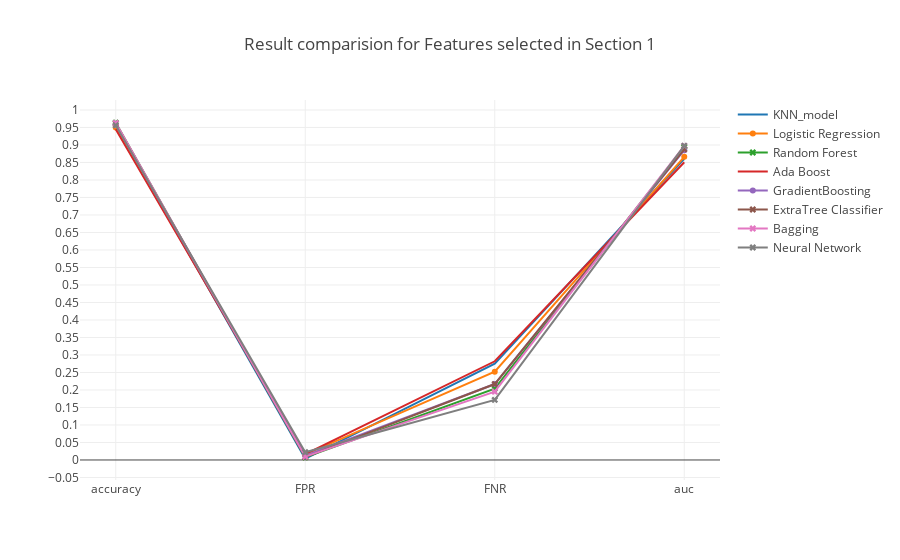

Notebook code cell kept with this figure:
### Markdown cell above
### <a id='1.A' style="text-decoration : none; color : #000000;"> A Results</a>

### Code cell
trace0 = go.Scatter(x=table_80_50_test.iloc[0].index.values[[0,5,6,7]],
                    y=table_80_50_test.iloc[0].values[[0,5,6,7]],
                    mode = 'lines',
                    name = 'KNN_model')

trace1 = go.Scatter(x=table_80_50_test.iloc[1].index.values[[0,5,6,7]],
                    y=table_80_50_test.iloc[1].values[[0,5,6,7]],
                    mode = 'lines+markers',
                    name = 'Logistic Regression')

trace2 = go.Scatter(x=table_80_50_test.iloc[2].index.values[[0,5,6,7]],
                    y=table_80_50_test.iloc[2].values[[0,5,6,7]],
                    mode = 'lines+markers',marker=dict(symbol='x'),
                    name = 'Random Forest')


trace3 = go.Scatter(x=table_80_50_test.iloc[3].index.values[[0,5,6,7]],
                    y=table_80_50_test.iloc[3].values[[0,5,6,7]],
                    mode = 'lines',
                    name = 'Ada Boost')

trace4 = go.Scatter(x=table_80_50_test.iloc[4].index.values[[0,5,6,7]],
                    y=table_80_50_test.iloc[4].values[[0,5,6,7]],
                    mode = 'lines+markers',
                    name = 'GradientBoosting')

trace5 = go.Scatter(x=table_80_50_test.iloc[5].index.values[[0,5,6,7]],
                    y=table_80_50_test.iloc[5].values[[0,5,6,7]],
                    mode = 'lines+markers',marker=dict(symbol='x'),
                    name = 'ExtraTree Classifier')

trace6 = go.Scatter(x=table_80_50_test.iloc[6].index.values[[0,5,6,7]],
                    y=table_80_50_test.iloc[6].values[[0,5,6,7]],
                    mode = 'lines+markers',marker=dict(symbol='x'),
                    name = 'Bagging')

trace7 = go.Scatter(x=table_80_50_test.iloc[7].index.values[[0,5,6,7]],
                    y=table_80_50_test.iloc[7].values[[0,5,6,7]],
                    mode = 'lines+markers',marker=dict(symbol='x'),
                    name = 'Neural Network')



data = [trace0, trace1, trace2, trace3, trace4, trace5, trace6, trace7]
layout = go.Layout(yaxis=dict(tick0=0,dtick=0.05),title='Result comparision for Features selected in Section 1')
fig = go.Figure(data=data, layout=layout)

iplot(fig, filename='Result')

### Figure 1 — Plotly figure (JSON) as saved in the notebook; plotly's stock layout.template omitted (floating-point values rounded to 4 significant figures)
{"data": [{"mode": "lines", "name": "KNN_model", "type": "scatter", "uid": "a568d469-0ac4-4a86-89cf-e92548980907", "x": ["accuracy", "FPR", "FNR", "auc"], "y": [0.9568, 0.003381, 0.2754, 0.8606]}, {"mode": "lines+markers", "name": "Logistic Regression", "type": "scatter", "uid": "d21cb60b-cd2b-4cd9-8023-cec354766707", "x": ["accuracy", "FPR", "FNR", "auc"], "y": [0.95, 0.0154, 0.252, 0.8663]}, {"marker": {"symbol": "x"}, "mode": "lines+markers", "name": "Random Forest", "type": "scatter", "uid": "5287489b-1257-4fc1-9449-c054b516ded9", "x": ["accuracy", "FPR", "FNR", "auc"], "y": [0.9635, 0.007765, 0.2038, 0.8942]}, {"mode": "lines", "name": "Ada Boost", "type": "scatter", "uid": "624d3f89-3529-4129-b04b-7269684d532d", "x": ["accuracy", "FPR", "FNR", "auc"], "y": [0.9446, 0.01653, 0.282, 0.8508]}, {"mode": "lines+markers", "name": "GradientBoosting", "type": "scatter", "uid": "01857746-a532-4a36-ab8b-e693d0503fda", "x": ["accuracy", "FPR", "FNR", "auc"], "y": [0.9576, 0.01252, 0.2169, 0.8853]}, {"marker": {"symbol": "x"}, "mode": "lines+markers", "name": "ExtraTree Classifier", "type": "scatter", "uid": "d8c9cbfb-d30e-4688-a197-14526d1e56c0", "x": ["accuracy", "FPR", "FNR", "auc"], "y": [0.9613, 0.00814, 0.2169, 0.8875]}, {"marker": {"symbol": "x"}, "mode": "lines+markers", "name": "Bagging", "type": "scatter", "uid": "cd6d204a-5ec1-412f-9657-d3be657c30df", "x": ["accuracy", "FPR", "FNR", "auc"], "y": [0.9632, 0.009643, 0.195, 0.8977]}, {"marker": {"symbol": "x"}, "mode": "lines+markers", "name": "Neural Network", "type": "scatter", "uid": "7bd784fd-0aea-4e6c-b1a3-f793edfc8d22", "x": ["accuracy", "FPR", "FNR", "auc"], "y": [0.9561, 0.02204, 0.1717, 0.8977]}], "layout": {"title": "Result comparision for Features selected in Section 1", "yaxis": {"dtick": 0.05, "tick0": 0}}}
